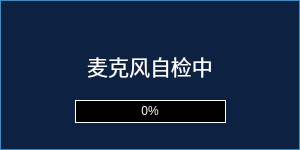
<?xml version="1.0" encoding="UTF-8"?>
<ui version="4.0">
 <class>hp_progressbar_dialog</class>
 <widget class="QWidget" name="hp_progressbar_dialog">
  <property name="geometry">
   <rect>
    <x>0</x>
    <y>0</y>
    <width>300</width>
    <height>150</height>
   </rect>
  </property>
  <property name="windowTitle">
   <string>Form</string>
  </property>
  <widget class="QFrame" name="frame">
   <property name="geometry">
    <rect>
     <x>0</x>
     <y>0</y>
     <width>300</width>
     <height>150</height>
    </rect>
   </property>
   <property name="styleSheet">
    <string notr="true">
QFrame{
background-color:rgb(13, 34, 67);
border :1px solid rgb(62, 139, 192);
}</string>
   </property>
   <property name="frameShape">
    <enum>QFrame::StyledPanel</enum>
   </property>
   <property name="frameShadow">
    <enum>QFrame::Raised</enum>
   </property>
   <widget class="QLabel" name="Text">
    <property name="geometry">
     <rect>
      <x>1</x>
      <y>40</y>
      <width>298</width>
      <height>51</height>
     </rect>
    </property>
    <property name="font">
     <font>
      <family>微软雅黑</family>
      <pointsize>16</pointsize>
     </font>
    </property>
    <property name="styleSheet">
     <string notr="true">color:white;border:nong;</string>
    </property>
    <property name="text">
     <string>麦克风自检中</string>
    </property>
    <property name="alignment">
     <set>Qt::AlignCenter</set>
    </property>
   </widget>
   <widget class="QProgressBar" name="progressBar">
    <property name="geometry">
     <rect>
      <x>75</x>
      <y>100</y>
      <width>151</width>
      <height>23</height>
     </rect>
    </property>
    <property name="styleSheet">
     <string notr="true">QProgressBar {
    border: 1px solid rgb(255, 255, 255);
	background-color: rgb(0, 0, 0);
	color:white;
}
QProgressBar::chunk {
    background-color: rgb(0, 255, 255);
    width: 1px;
}</string>
    </property>
    <property name="value">
     <number>0</number>
    </property>
    <property name="alignment">
     <set>Qt::AlignCenter</set>
    </property>
    <property name="orientation">
     <enum>Qt::Horizontal</enum>
    </property>
   </widget>
  </widget>
 </widget>
 <resources/>
 <connections/>
</ui>
